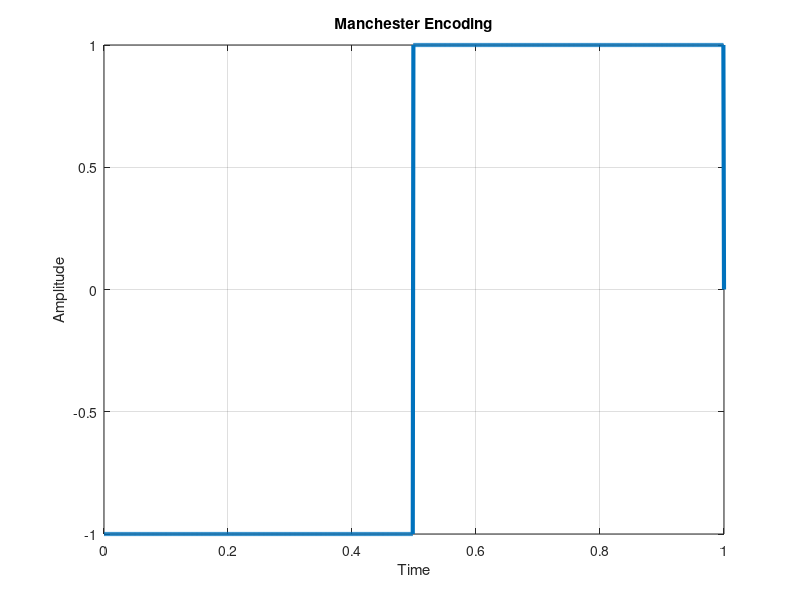

Recreate this plot in MATLAB.
bits = input('Enter the bits: ');
bitrate = 1;
n = 1000;
T = length(bits)/bitrate;
N = n*length(bits);
dt = T/N;
t = 0:dt:T;
x = zeros(1,length(t));

for i=1:length(bits)
    if bits(i)==1
        x((i-1)*n+1:(i-1)*n+n/2) = 1;
        x((i-1)*n+n/2:i*n) = -1;
    else
        x((i-1)*n+1:(i-1)*n+n/2) = -1;
        x((i-1)*n+n/2:i*n) = 1;
    end
end

plot(t,x,'Linewidth',3);
grid on;
xlabel('Time');
ylabel('Amplitude');
title('Manchester Encoding');


counter = 0;
result = zeros(1,length(bits));
for i=1:length(t)
    if t(i)>counter
        counter = counter + 1;
        if x(i) > 0
            result(counter) = 1;
        else
            result(counter) = 0;
        end
    end
end
disp('Manchester Decoding:');
disp(result);